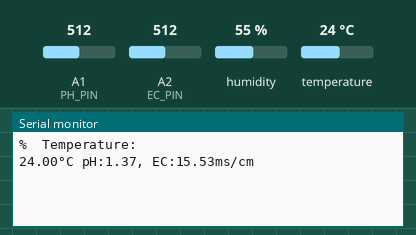
Recording of a sketch running on a simulated Arduino Uno, built with avr-gcc and run on an emulated ATmega328P. On the bench: the last lines printed to the serial monitor. The inputs (shaded band) are chosen by the test bench; at power-on: temperature 24 °C, A1 (PH_PIN) = 512, A2 (EC_PIN) = 512, humidity 55 %.

Above: at 1.2 s.
1.3 s: temperature set to 12 °C
At 2.6 s:
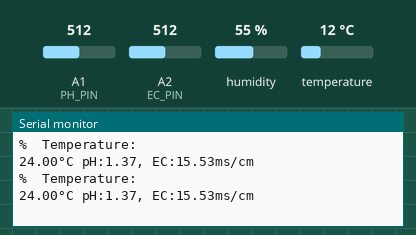
2.8 s: A1 (PH_PIN) set to 716
At 3.8 s:
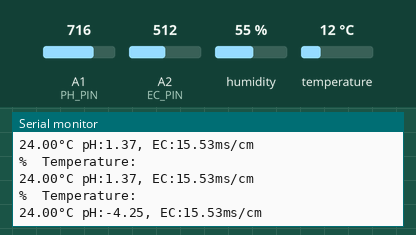
4.3 s: A2 (EC_PIN) set to 716
At 5.5 s:
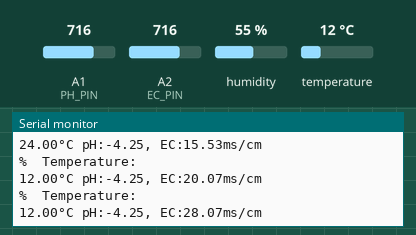
5.8 s: temperature set to 19 °C
At 6.8 s:
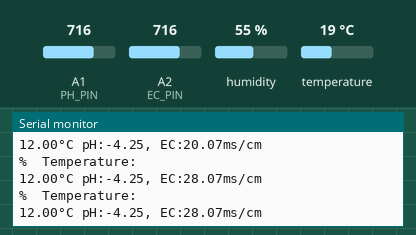
7.3 s: A1 (PH_PIN) set to 992
At 8.6 s:
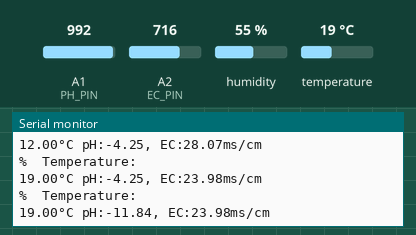
8.8 s: A2 (EC_PIN) set to 992
At 9.8 s:
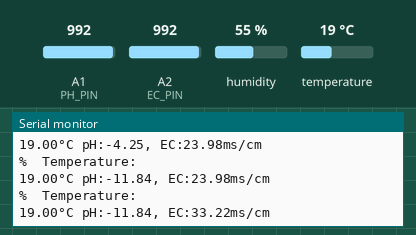
Timing chart, 0 to 11.3 s (numbered marks = the images above; inputs shaded):
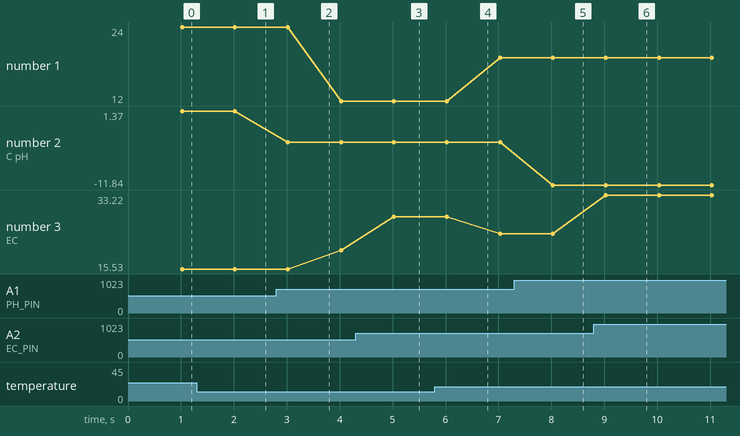

The sketch:

ECandPH_with_temp_comp.ino
```cpp
#include "DFRobot_PH.h"
#include "DFRobot_EC.h"
#include <EEPROM.h>
#include "DHT.h"

#define PH_PIN A1
#define EC_PIN A2
#define DHTPIN 4
#define DHTTYPE DHT22
DHT dht(DHTPIN, DHTTYPE);
float  voltagePH,voltageEC,phValue,ecValue,temperature = 25;
DFRobot_PH ph;
DFRobot_EC ec;

void setup()
{
    Serial.begin(9600);
    ph.begin();
    ec.begin();
    dht.begin();
}

void loop()
{
    char cmd[10];
    static unsigned long timepoint = millis();
    if(millis()-timepoint>1000U){                            //time interval: 1s
        timepoint = millis();
        temperature = readTemperature();                   //  temperature compensation
        voltagePH = analogRead(PH_PIN)/1024.0*5000;          // read the ph voltage
        phValue    = ph.readPH(voltagePH,temperature);       // convert voltage to pH with temperature compensation
        Serial.print("pH:");
        Serial.print(phValue,2);
        voltageEC = analogRead(EC_PIN)/1024.0*5000;
        ecValue    = ec.readEC(voltageEC,temperature);       // convert voltage to EC with temperature compensation
        Serial.print(", EC:");
        Serial.print(ecValue,2);
        Serial.println("ms/cm");
    }
    if(readSerial(cmd)){
        strupr(cmd);
        if(strstr(cmd,"PH")){
            ph.calibration(voltagePH,temperature,cmd);       //PH calibration process by Serail CMD
        }
        if(strstr(cmd,"EC")){
            ec.calibration(voltageEC,temperature,cmd);       //EC calibration process by Serail CMD
        }
    }
}

int i = 0;
bool readSerial(char result[]){
    while(Serial.available() > 0){
        char inChar = Serial.read();
        if(inChar == '\n'){
             result[i] = '\0';
             Serial.flush();
             i=0;
             return true;
        }
        if(inChar != '\r'){
             result[i] = inChar;
             i++;
        }
        delay(1);
    }
    return false;
}

float readTemperature()
{
  //Add code for any TEMP sensor for TEMP compatation here i used DHT-22 but water temp can vary from surrounding
  //its just for example

   float t = dht.readTemperature();
   Serial.println(F("%  Temperature: "));
   Serial.print(t);
   Serial.print(F("°C "));
   return t;
}
```

Measured:
- after the input at 2.8 s, the serial monitor: prints a new line after 0.22 s (image 2)
- after the input at 4.3 s, the serial monitor: prints a new line after 0.72 s (image 3)
- after the input at 7.3 s, the serial monitor: prints a new line after 0.73 s (image 5)
- after the input at 8.8 s, the serial monitor: prints a new line after 0.23 s (image 6)
- plotted number 1: 12 → 19 after the input at 5.8 s
- plotted number 2: 1.37 → -4.25 after the input at 2.8 s, -4.25 → -11.84 after the input at 7.3 s
- plotted number 3: 20.07 → 28.07 after the input at 4.3 s, 28.07 → 23.98 after the input at 5.8 s, 23.98 → 33.22 after the input at 8.8 s
